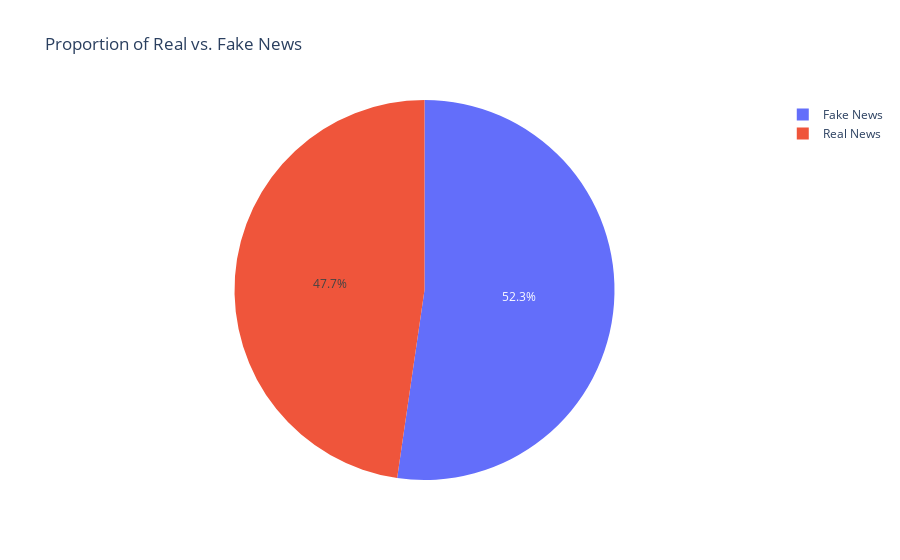

The notebook cell saved with this chart:
### Code cell
import plotly.express as px

s_df = df['class'].value_counts().reset_index()
s_df.columns = ['label', 'count']

s_df['label'] = s_df['label'].map({0: 'Fake News', 1: 'Real News'})

fig = px.pie(s_df, names='label', values='count', title='Proportion of Real vs. Fake News')
fig.show()

### Figure 1 — Plotly figure (JSON) as saved in the notebook; plotly's stock layout.template omitted (floating-point values rounded to 4 significant figures)
{"data": [{"domain": {"x": [0, 1], "y": [0, 1]}, "hovertemplate": "label=%{label}<br>count=%{value}<extra></extra>", "labels": ["Fake News", "Real News"], "legendgroup": "", "name": "", "showlegend": true, "type": "pie", "values": [23481, 21417]}], "layout": {"legend": {"tracegroupgap": 0}, "title": {"text": "Proportion of Real vs. Fake News"}}}
